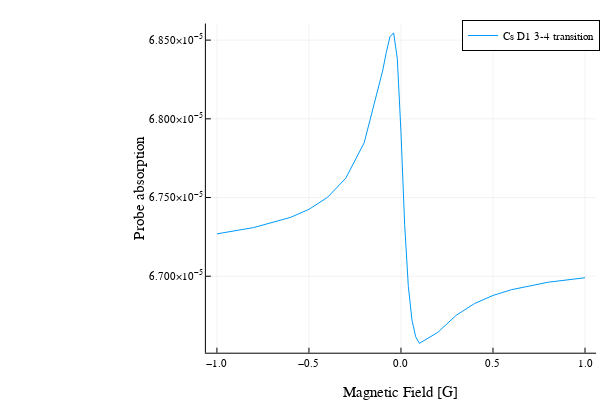

Write notebook code for a chart like this one.
### Code cell
df34=DataFrame(B=x34,Absorption=y34)
CSV.write("CsD1_34_Omega1.csv",df34)
plot(x34,y34,xlabel="Magnetic Field [G]",ylabel="Probe absorption",label="Cs D1 3-4 transition")

### Figure 1 — Plotly figure (JSON) as saved in the notebook; plotly's stock layout.template omitted (floating-point values rounded to 4 significant figures)
{"data": [{"colorbar": {"len": 0.9143, "title": {"text": ""}, "x": 0.9934, "y": 0.533}, "legendgroup": "Cs D1 3-4 transition", "line": {"color": "rgba(0, 154, 250, 1.000)", "dash": "solid", "shape": "linear", "width": 1}, "mode": "lines", "name": "Cs D1 3-4 transition", "showlegend": true, "type": "scatter", "x": [-1, -0.8, -0.6, -0.5, -0.4, -0.3, -0.2, -0.1, -0.08, -0.06, -0.04, -0.02, 0, 0.02, 0.04, 0.06, 0.08, 0.1, 0.2, 0.3, 0.4, 0.5, 0.6, 0.8, 1], "xaxis": "x", "y": [6.727e-05, 6.731e-05, 6.737e-05, 6.742e-05, 6.75e-05, 6.762e-05, 6.785e-05, 6.83e-05, 6.842e-05, 6.852e-05, 6.855e-05, 6.838e-05, 6.791e-05, 6.733e-05, 6.694e-05, 6.672e-05, 6.662e-05, 6.657e-05, 6.664e-05, 6.675e-05, 6.683e-05, 6.688e-05, 6.691e-05, 6.696e-05, 6.699e-05], "yaxis": "y"}], "layout": {"annotations": [], "height": 400, "legend": {"bgcolor": "rgba(255, 255, 255, 1.000)", "bordercolor": "rgba(0, 0, 0, 1)", "borderwidth": 1, "font": {"color": "rgba(0, 0, 0, 1)", "family": "sans-serif", "size": 11}, "title": {"font": {"color": "rgba(0, 0, 0, 1)", "family": "sans-serif", "size": 15}, "text": ""}, "tracegroupgap": 0, "traceorder": "normal", "x": 1, "xanchor": "auto", "y": 1, "yanchor": "auto"}, "margin": {"b": 20, "l": 0, "r": 0, "t": 20}, "paper_bgcolor": "rgba(255, 255, 255, 1.000)", "plot_bgcolor": "rgba(255, 255, 255, 1.000)", "showlegend": true, "width": 600, "xaxis": {"anchor": "y", "domain": [0.3431, 0.9934], "gridcolor": "rgba(0, 0, 0, 0.1)", "gridwidth": 0.5, "linecolor": "rgba(0, 0, 0, 1)", "mirror": false, "range": [-1.06, 1.06], "showgrid": true, "showline": true, "showticklabels": true, "tickangle": 0, "tickcolor": "rgb(0, 0, 0)", "tickfont": {"color": "rgba(0, 0, 0, 1)", "family": "sans-serif", "size": 11}, "tickmode": "array", "ticks": "inside", "ticktext": ["−1.0", "−0.5", "0.0", "0.5", "1.0"], "tickvals": [-1, -0.5, 0, 0.5, 1], "title": {"font": {"color": "rgba(0, 0, 0, 1)", "family": "sans-serif", "size": 15}, "text": "Magnetic Field [G]"}, "type": "linear", "visible": true, "zeroline": false, "zerolinecolor": "rgba(0, 0, 0, 1)"}, "yaxis": {"anchor": "x", "domain": [0.07581, 0.9902], "gridcolor": "rgba(0, 0, 0, 0.1)", "gridwidth": 0.5, "linecolor": "rgba(0, 0, 0, 1)", "mirror": false, "range": [6.651e-05, 6.861e-05], "showgrid": true, "showline": true, "showticklabels": true, "tickangle": 0, "tickcolor": "rgb(0, 0, 0)", "tickfont": {"color": "rgba(0, 0, 0, 1)", "family": "sans-serif", "size": 11}, "tickmode": "array", "ticks": "inside", "ticktext": ["6.700×10<sup>−5</sup>", "6.750×10<sup>−5</sup>", "6.800×10<sup>−5</sup>", "6.850×10<sup>−5</sup>"], "tickvals": [6.7e-05, 6.75e-05, 6.8e-05, 6.85e-05], "title": {"font": {"color": "rgba(0, 0, 0, 1)", "family": "sans-serif", "size": 15}, "text": "Probe absorption"}, "type": "linear", "visible": true, "zeroline": false, "zerolinecolor": "rgba(0, 0, 0, 1)"}}}
